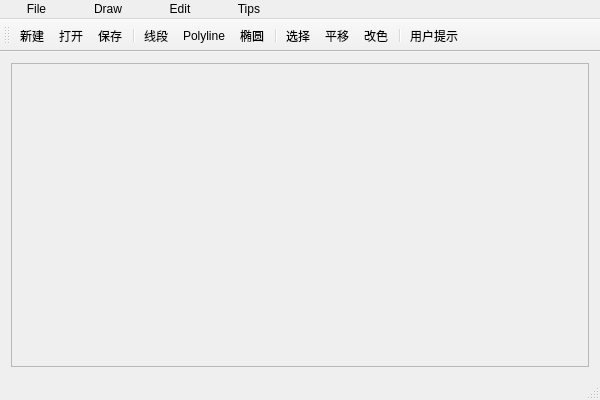
<?xml version="1.0" encoding="UTF-8"?>
<ui version="4.0">
 <class>VectorGraphicsRenderingSystemClass</class>
 <widget class="QMainWindow" name="VectorGraphicsRenderingSystemClass">
  <property name="geometry">
   <rect>
    <x>0</x>
    <y>0</y>
    <width>600</width>
    <height>400</height>
   </rect>
  </property>
  <property name="windowTitle">
   <string>VectorGraphicsRenderingSystem</string>
  </property>
  <widget class="QWidget" name="centralWidget">
   <layout class="QHBoxLayout" name="horizontalLayout">
    <item>
     <widget class="QScrollArea" name="scrollArea">
      <property name="widgetResizable">
       <bool>true</bool>
      </property>
      <widget class="QWidget" name="scrollAreaWidgetContents">
       <property name="geometry">
        <rect>
         <x>0</x>
         <y>0</y>
         <width>580</width>
         <height>293</height>
        </rect>
       </property>
      </widget>
     </widget>
    </item>
   </layout>
  </widget>
  <widget class="QMenuBar" name="menuBar">
   <property name="geometry">
    <rect>
     <x>0</x>
     <y>0</y>
     <width>600</width>
     <height>33</height>
    </rect>
   </property>
   <widget class="QMenu" name="menu_File">
    <property name="title">
     <string>     File     </string>
    </property>
    <addaction name="createFile"/>
    <addaction name="openFile"/>
    <addaction name="saveFile"/>
   </widget>
   <widget class="QMenu" name="menu_Draw">
    <property name="title">
     <string>     Draw     </string>
    </property>
    <addaction name="line"/>
    <addaction name="polyline"/>
    <addaction name="ellipse"/>
   </widget>
   <widget class="QMenu" name="menu_Edit">
    <property name="title">
     <string>     Edit     </string>
    </property>
    <addaction name="choose"/>
    <addaction name="move"/>
    <addaction name="changeColor"/>
   </widget>
   <widget class="QMenu" name="menu_Tips">
    <property name="title">
     <string>     Tips     </string>
    </property>
    <addaction name="Tips"/>
   </widget>
   <addaction name="menu_File"/>
   <addaction name="menu_Draw"/>
   <addaction name="menu_Edit"/>
   <addaction name="menu_Tips"/>
  </widget>
  <widget class="QToolBar" name="mainToolBar">
   <attribute name="toolBarArea">
    <enum>TopToolBarArea</enum>
   </attribute>
   <attribute name="toolBarBreak">
    <bool>false</bool>
   </attribute>
   <addaction name="createFile"/>
   <addaction name="openFile"/>
   <addaction name="saveFile"/>
   <addaction name="separator"/>
   <addaction name="line"/>
   <addaction name="polyline"/>
   <addaction name="ellipse"/>
   <addaction name="separator"/>
   <addaction name="choose"/>
   <addaction name="move"/>
   <addaction name="changeColor"/>
   <addaction name="separator"/>
   <addaction name="Tips"/>
  </widget>
  <widget class="QStatusBar" name="statusBar"/>
  <action name="createFile">
   <property name="icon">
    <iconset resource="VectorGraphicsRenderingSystem.qrc">
     <normaloff>:/VectorGraphicsRenderingSystem/res/new.png</normaloff>:/VectorGraphicsRenderingSystem/res/new.png</iconset>
   </property>
   <property name="text">
    <string>新建</string>
   </property>
  </action>
  <action name="openFile">
   <property name="icon">
    <iconset resource="VectorGraphicsRenderingSystem.qrc">
     <normaloff>:/VectorGraphicsRenderingSystem/res/open.png</normaloff>:/VectorGraphicsRenderingSystem/res/open.png</iconset>
   </property>
   <property name="text">
    <string>打开</string>
   </property>
  </action>
  <action name="saveFile">
   <property name="icon">
    <iconset resource="VectorGraphicsRenderingSystem.qrc">
     <normaloff>:/VectorGraphicsRenderingSystem/res/save.png</normaloff>:/VectorGraphicsRenderingSystem/res/save.png</iconset>
   </property>
   <property name="text">
    <string>保存</string>
   </property>
  </action>
  <action name="line">
   <property name="icon">
    <iconset resource="VectorGraphicsRenderingSystem.qrc">
     <normaloff>:/VectorGraphicsRenderingSystem/res/line.png</normaloff>:/VectorGraphicsRenderingSystem/res/line.png</iconset>
   </property>
   <property name="text">
    <string>线段</string>
   </property>
  </action>
  <action name="polyline">
   <property name="icon">
    <iconset resource="VectorGraphicsRenderingSystem.qrc">
     <normaloff>:/VectorGraphicsRenderingSystem/res/polyline.png</normaloff>:/VectorGraphicsRenderingSystem/res/polyline.png</iconset>
   </property>
   <property name="text">
    <string>Polyline</string>
   </property>
  </action>
  <action name="ellipse">
   <property name="icon">
    <iconset resource="VectorGraphicsRenderingSystem.qrc">
     <normaloff>:/VectorGraphicsRenderingSystem/res/ellipse.png</normaloff>:/VectorGraphicsRenderingSystem/res/ellipse.png</iconset>
   </property>
   <property name="text">
    <string>椭圆</string>
   </property>
  </action>
  <action name="choose">
   <property name="icon">
    <iconset resource="VectorGraphicsRenderingSystem.qrc">
     <normaloff>:/VectorGraphicsRenderingSystem/res/choose.png</normaloff>:/VectorGraphicsRenderingSystem/res/choose.png</iconset>
   </property>
   <property name="text">
    <string>选择</string>
   </property>
  </action>
  <action name="move">
   <property name="icon">
    <iconset resource="VectorGraphicsRenderingSystem.qrc">
     <normaloff>:/VectorGraphicsRenderingSystem/res/move.png</normaloff>:/VectorGraphicsRenderingSystem/res/move.png</iconset>
   </property>
   <property name="text">
    <string>平移</string>
   </property>
  </action>
  <action name="changeColor">
   <property name="icon">
    <iconset resource="VectorGraphicsRenderingSystem.qrc">
     <normaloff>:/VectorGraphicsRenderingSystem/res/color.png</normaloff>:/VectorGraphicsRenderingSystem/res/color.png</iconset>
   </property>
   <property name="text">
    <string>改色</string>
   </property>
  </action>
  <action name="Tips">
   <property name="icon">
    <iconset resource="VectorGraphicsRenderingSystem.qrc">
     <normaloff>:/VectorGraphicsRenderingSystem/res/tips.png</normaloff>:/VectorGraphicsRenderingSystem/res/tips.png</iconset>
   </property>
   <property name="text">
    <string>用户提示</string>
   </property>
  </action>
 </widget>
 <layoutdefault spacing="6" margin="11"/>
 <resources>
  <include location="VectorGraphicsRenderingSystem.qrc"/>
 </resources>
 <connections/>
</ui>
